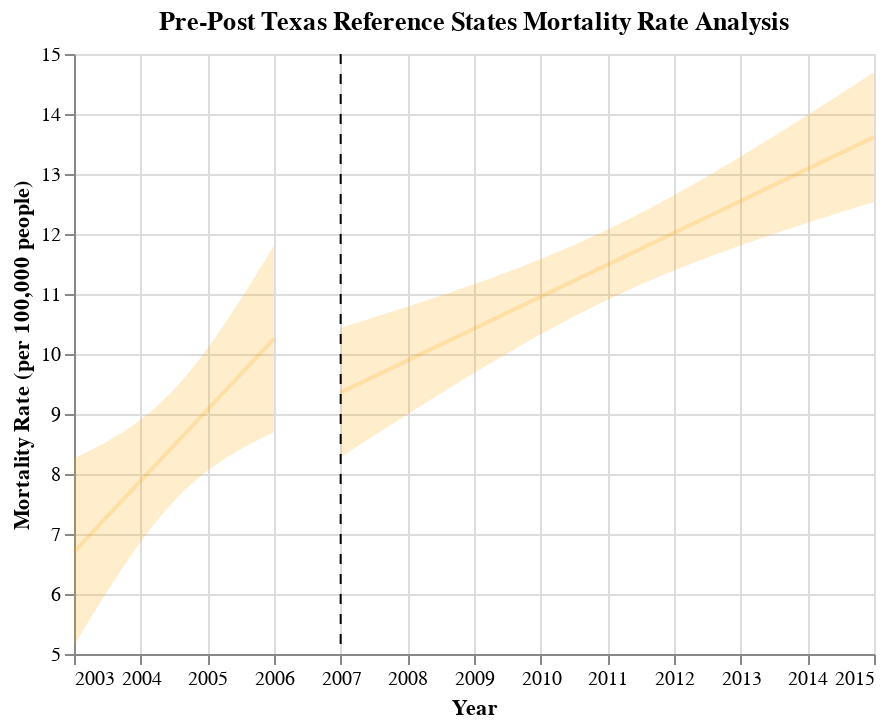

Notebook source saved alongside this figure:
### Code cell
## Generate Pre-Post Graphs for TX reference states
fit, reg_chart_pre_TX_ref = get_reg_fit_TX_ref(
    death_data_TX_ref_subset_grouped_pre, 
    yvar="average_deaths_state", 
    xvar="YEAR", 
    alpha=0.05
)

fit, reg_chart_post_TX_ref = get_reg_fit_TX_ref(
    death_data_TX_ref_subset_grouped_post, 
    yvar="average_deaths_state", 
    xvar="YEAR", 
    alpha=0.05
)

## Create line post-policy implementation
line_2007 = alt.Chart(pd.DataFrame({'x': [2007]})).mark_rule(strokeDash=[5, 5]).encode(x='x')

## Generate final pre-post graph for FL reference states
pre_post_TX_ref = reg_chart_pre_TX_ref + reg_chart_post_TX_ref + line_2007
pre_post_TX_ref.properties(title="Pre-Post Texas Reference States Mortality Rate Analysis")

### Figure 1 — Vega-Lite specification as saved in the notebook (floating-point values rounded to 4 significant figures)
{"config": {"view": {"continuousWidth": 400, "continuousHeight": 300}}, "layer": [{"mark": {"type": "errorband", "color": "orange", "opacity": 0.2}, "encoding": {"x": {"field": "YEAR", "type": "quantitative"}, "y": {"field": "ci_low", "title": "", "type": "quantitative"}, "y2": {"field": "ci_high"}}}, {"mark": {"type": "line", "color": "orange", "opacity": 0.2}, "encoding": {"x": {"axis": {"format": "T", "title": "Year"}, "field": "YEAR", "scale": {"zero": false}, "type": "quantitative"}, "y": {"field": "average_deaths_state", "scale": {"zero": false}, "title": "Mortality Rate (per 100,000 people)", "type": "quantitative"}}}, {"layer": [{"mark": {"type": "errorband", "color": "orange", "opacity": 0.2}, "encoding": {"x": {"field": "YEAR", "type": "quantitative"}, "y": {"field": "ci_low", "title": "", "type": "quantitative"}, "y2": {"field": "ci_high"}}}, {"mark": {"type": "line", "color": "orange", "opacity": 0.2}, "encoding": {"x": {"axis": {"format": "T", "title": "Year"}, "field": "YEAR", "scale": {"zero": false}, "type": "quantitative"}, "y": {"field": "average_deaths_state", "scale": {"zero": false}, "title": "Mortality Rate (per 100,000 people)", "type": "quantitative"}}}], "data": {"name": "data-1368726a1222fd650d62cae98baf074e"}}, {"data": {"name": "data-d625a43cca235c1e9ceabc0e922fc9ef"}, "mark": {"type": "rule", "strokeDash": [5, 5]}, "encoding": {"x": {"field": "x", "type": "quantitative"}}}], "data": {"name": "data-d8184859866a1306c938b3a790fddb9e"}, "title": "Pre-Post Texas Reference States Mortality Rate Analysis", "$schema": "https://vega.github.io/schema/vega-lite/v4.17.0.json", "datasets": {"data-d8184859866a1306c938b3a790fddb9e": [{"YEAR": 2003.0, "average_deaths_state": 6.703, "ci_low": 5.144, "ci_high": 8.262}, {"YEAR": 2003.0, "average_deaths_state": 6.738, "ci_low": 5.199, "ci_high": 8.277}, {"YEAR": 2003.0, "average_deaths_state": 6.774, "ci_low": 5.255, "ci_high": 8.293}, {"YEAR": 2003.0, "average_deaths_state": 6.809, "ci_low": 5.31, "ci_high": 8.309}, {"YEAR": 2003.0, "average_deaths_state": 6.845, "ci_low": 5.365, "ci_high": 8.325}, {"YEAR": 2003.0, "average_deaths_state": 6.88, "ci_low": 5.42, "ci_high": 8.341}, {"YEAR": 2003.0, "average_deaths_state": 6.916, "ci_low": 5.474, "ci_high": 8.357}, {"YEAR": 2003.0, "average_deaths_state": 6.951, "ci_low": 5.529, "ci_high": 8.374}, {"YEAR": 2003.0, "average_deaths_state": 6.987, "ci_low": 5.583, "ci_high": 8.39}, {"YEAR": 2003.0, "average_deaths_state": 7.022, "ci_low": 5.637, "ci_high": 8.407}, {"YEAR": 2003.0, "average_deaths_state": 7.058, "ci_low": 5.691, "ci_high": 8.424}, {"YEAR": 2003.0, "average_deaths_state": 7.093, "ci_low": 5.745, "ci_high": 8.442}, {"YEAR": 2003.0, "average_deaths_state": 7.129, "ci_low": 5.798, "ci_high": 8.459}, {"YEAR": 2003.0, "average_deaths_state": 7.164, "ci_low": 5.852, "ci_high": 8.477}, {"YEAR": 2003.0, "average_deaths_state": 7.2, "ci_low": 5.905, "ci_high": 8.495}, {"YEAR": 2003.0, "average_deaths_state": 7.235, "ci_low": 5.957, "ci_high": 8.513}, {"YEAR": 2003.0, "average_deaths_state": 7.271, "ci_low": 6.01, "ci_high": 8.532}, {"YEAR": 2004.0, "average_deaths_state": 7.307, "ci_low": 6.062, "ci_high": 8.551}, {"YEAR": 2004.0, "average_deaths_state": 7.342, "ci_low": 6.114, "ci_high": 8.57}, {"YEAR": 2004.0, "average_deaths_state": 7.378, "ci_low": 6.166, "ci_high": 8.589}, {"YEAR": 2004.0, "average_deaths_state": 7.413, "ci_low": 6.217, "ci_high": 8.609}, {"YEAR": 2004.0, "average_deaths_state": 7.449, "ci_low": 6.268, "ci_high": 8.629}, {"YEAR": 2004.0, "average_deaths_state": 7.484, "ci_low": 6.319, "ci_high": 8.649}, {"YEAR": 2004.0, "average_deaths_state": 7.52, "ci_low": 6.369, "ci_high": 8.67}, {"YEAR": 2004.0, "average_deaths_state": 7.555, "ci_low": 6.419, "ci_high": 8.691}, {"YEAR": 2004.0, "average_deaths_state": 7.591, "ci_low": 6.469, "ci_high": 8.712}, {"YEAR": 2004.0, "average_deaths_state": 7.626, "ci_low": 6.518, "ci_high": 8.734}, {"YEAR": 2004.0, "average_deaths_state": 7.662, "ci_low": 6.567, "ci_high": 8.756}, {"YEAR": 2004.0, "average_deaths_state": 7.697, "ci_low": 6.615, "ci_high": 8.779}, {"YEAR": 2004.0, "average_deaths_state": 7.733, "ci_low": 6.663, "ci_high": 8.802}, {"YEAR": 2004.0, "average_deaths_state": 7.768, "ci_low": 6.711, "ci_high": 8.826}, {"YEAR": 2004.0, "average_deaths_state": 7.804, "ci_low": 6.758, "ci_high": 8.849}, {"YEAR": 2004.0, "average_deaths_state": 7.839, "ci_low": 6.805, "ci_high": 8.874}, {"YEAR": 2004.0, "average_deaths_state": 7.875, "ci_low": 6.851, "ci_high": 8.899}, {"YEAR": 2004.0, "average_deaths_state": 7.91, "ci_low": 6.897, "ci_high": 8.924}, {"YEAR": 2004.0, "average_deaths_state": 7.946, "ci_low": 6.942, "ci_high": 8.95}, {"YEAR": 2004.0, "average_deaths_state": 7.981, "ci_low": 6.986, "ci_high": 8.977}, {"YEAR": 2004.0, "average_deaths_state": 8.017, "ci_low": 7.03, "ci_high": 9.004}, {"YEAR": 2004.0, "average_deaths_state": 8.052, "ci_low": 7.074, "ci_high": 9.031}, {"YEAR": 2004.0, "average_deaths_state": 8.088, "ci_low": 7.117, "ci_high": 9.059}, {"YEAR": 2004.0, "average_deaths_state": 8.123, "ci_low": 7.159, "ci_high": 9.088}, {"YEAR": 2004.0, "average_deaths_state": 8.159, "ci_low": 7.201, "ci_high": 9.117}, {"YEAR": 2004.0, "average_deaths_state": 8.194, "ci_low": 7.242, "ci_high": 9.147}, {"YEAR": 2004.0, "average_deaths_state": 8.23, "ci_low": 7.282, "ci_high": 9.178}, {"YEAR": 2004.0, "average_deaths_state": 8.266, "ci_low": 7.322, "ci_high": 9.209}, {"YEAR": 2004.0, "average_deaths_state": 8.301, "ci_low": 7.361, "ci_high": 9.241}, {"YEAR": 2004.0, "average_deaths_state": 8.337, "ci_low": 7.4, "ci_high": 9.274}, {"YEAR": 2004.0, "average_deaths_state": 8.372, "ci_low": 7.437, "ci_high": 9.307}, {"YEAR": 2004.0, "average_deaths_state": 8.408, "ci_low": 7.475, "ci_high": 9.341}, {"YEAR": 2004.0, "average_deaths_state": 8.443, "ci_low": 7.511, "ci_high": 9.375}, {"YEAR": 2004.0, "average_deaths_state": 8.479, "ci_low": 7.547, "ci_high": 9.41}, {"YEAR": 2005.0, "average_deaths_state": 8.514, "ci_low": 7.582, "ci_high": 9.446}, {"YEAR": 2005.0, "average_deaths_state": 8.55, "ci_low": 7.617, "ci_high": 9.483}, {"YEAR": 2005.0, "average_deaths_state": 8.585, "ci_low": 7.651, "ci_high": 9.52}, {"YEAR": 2005.0, "average_deaths_state": 8.621, "ci_low": 7.684, "ci_high": 9.558}, {"YEAR": 2005.0, "average_deaths_state": 8.656, "ci_low": 7.716, "ci_high": 9.596}, {"YEAR": 2005.0, "average_deaths_state": 8.692, "ci_low": 7.748, "ci_high": 9.635}, {"YEAR": 2005.0, "average_deaths_state": 8.727, "ci_low": 7.779, "ci_high": 9.675}, {"YEAR": 2005.0, "average_deaths_state": 8.763, "ci_low": 7.81, "ci_high": 9.716}, {"YEAR": 2005.0, "average_deaths_state": 8.798, "ci_low": 7.84, "ci_high": 9.757}, {"YEAR": 2005.0, "average_deaths_state": 8.834, "ci_low": 7.869, "ci_high": 9.798}, {"YEAR": 2005.0, "average_deaths_state": 8.869, "ci_low": 7.898, "ci_high": 9.841}, {"YEAR": 2005.0, "average_deaths_state": 8.905, "ci_low": 7.926, "ci_high": 9.884}, {"YEAR": 2005.0, "average_deaths_state": 8.94, "ci_low": 7.954, "ci_high": 9.927}, {"YEAR": 2005.0, "average_deaths_state": 8.976, "ci_low": 7.981, "ci_high": 9.971}, {"YEAR": 2005.0, "average_deaths_state": 9.011, "ci_low": 8.007, "ci_high": 10.02}, {"YEAR": 2005.0, "average_deaths_state": 9.047, "ci_low": 8.033, "ci_high": 10.06}, {"YEAR": 2005.0, "average_deaths_state": 9.082, "ci_low": 8.059, "ci_high": 10.11}, {"YEAR": 2005.0, "average_deaths_state": 9.118, "ci_low": 8.083, "ci_high": 10.15}, {"YEAR": 2005.0, "average_deaths_state": 9.154, "ci_low": 8.108, "ci_high": 10.2}, {"YEAR": 2005.0, "average_deaths_state": 9.189, "ci_low": 8.132, "ci_high": 10.25}, {"YEAR": 2005.0, "average_deaths_state": 9.225, "ci_low": 8.155, "ci_high": 10.29}, {"YEAR": 2005.0, "average_deaths_state": 9.26, "ci_low": 8.178, "ci_high": 10.34}, {"YEAR": 2005.0, "average_deaths_state": 9.296, "ci_low": 8.201, "ci_high": 10.39}, {"YEAR": 2005.0, "average_deaths_state": 9.331, "ci_low": 8.223, "ci_high": 10.44}, {"YEAR": 2005.0, "average_deaths_state": 9.367, "ci_low": 8.245, "ci_high": 10.49}, {"YEAR": 2005.0, "average_deaths_state": 9.402, "ci_low": 8.266, "ci_high": 10.54}, {"YEAR": 2005.0, "average_deaths_state": 9.438, "ci_low": 8.287, "ci_high": 10.59}, {"YEAR": 2005.0, "average_deaths_state": 9.473, "ci_low": 8.308, "ci_high": 10.64}, {"YEAR": 2005.0, "average_deaths_state": 9.509, "ci_low": 8.328, "ci_high": 10.69}, {"YEAR": 2005.0, "average_deaths_state": 9.544, "ci_low": 8.348, "ci_high": 10.74}, {"YEAR": 2005.0, "average_deaths_state": 9.58, "ci_low": 8.368, "ci_high": 10.79}, {"YEAR": 2005.0, "average_deaths_state": 9.615, "ci_low": 8.387, "ci_high": 10.84}, {"YEAR": 2005.0, "average_deaths_state": 9.651, "ci_low": 8.406, "ci_high": 10.9}, {"YEAR": 2006.0, "average_deaths_state": 9.686, "ci_low": 8.425, "ci_high": 10.95}, {"YEAR": 2006.0, "average_deaths_state": 9.722, "ci_low": 8.444, "ci_high": 11.0}, {"YEAR": 2006.0, "average_deaths_state": 9.757, "ci_low": 8.462, "ci_high": 11.05}, {"YEAR": 2006.0, "average_deaths_state": 9.793, "ci_low": 8.48, "ci_high": 11.11}, {"YEAR": 2006.0, "average_deaths_state": 9.828, "ci_low": 8.498, "ci_high": 11.16}, {"YEAR": 2006.0, "average_deaths_state": 9.864, "ci_low": 8.515, "ci_high": 11.21}, {"YEAR": 2006.0, "average_deaths_state": 9.899, "ci_low": 8.533, "ci_high": 11.27}, {"YEAR": 2006.0, "average_deaths_state": 9.935, "ci_low": 8.55, "ci_high": 11.32}, {"YEAR": 2006.0, "average_deaths_state": 9.97, "ci_low": 8.567, "ci_high": 11.37}, {"YEAR": 2006.0, "average_deaths_state": 10.01, "ci_low": 8.584, "ci_high": 11.43}, {"YEAR": 2006.0, "average_deaths_state": 10.04, "ci_low": 8.6, "ci_high": 11.48}, {"YEAR": 2006.0, "average_deaths_state": 10.08, "ci_low": 8.616, "ci_high": 11.54}, {"YEAR": 2006.0, "average_deaths_state": 10.11, "ci_low": 8.633, "ci_high": 11.59}, {"YEAR": 2006.0, "average_deaths_state": 10.15, "ci_low": 8.649, "ci_high": 11.65}, {"YEAR": 2006.0, "average_deaths_state": 10.18, "ci_low": 8.665, "ci_high": 11.7}, {"YEAR": 2006.0, "average_deaths_state": 10.22, "ci_low": 8.68, "ci_high": 11.76}, {"YEAR": 2006.0, "average_deaths_state": 10.25, "ci_low": 8.696, "ci_high": 11.81}], "data-1368726a1222fd650d62cae98baf074e": [{"YEAR": 2007.0, "average_deaths_state": 9.359, "ci_low": 8.279, "ci_high": 10.44}, {"YEAR": 2007.0, "average_deaths_state": 9.401, "ci_low": 8.337, "ci_high": 10.47}, {"YEAR": 2007.0, "average_deaths_state": 9.444, "ci_low": 8.395, "ci_high": 10.49}, {"YEAR": 2007.0, "average_deaths_state": 9.486, "ci_low": 8.452, "ci_high": 10.52}, {"YEAR": 2007.0, "average_deaths_state": 9.529, "ci_low": 8.51, "ci_high": 10.55}, {"YEAR": 2007.0, "average_deaths_state": 9.572, "ci_low": 8.567, "ci_high": 10.58}, {"YEAR": 2007.0, "average_deaths_state": 9.614, "ci_low": 8.624, "ci_high": 10.6}, {"YEAR": 2008.0, "average_deaths_state": 9.657, "ci_low": 8.681, "ci_high": 10.63}, {"YEAR": 2008.0, "average_deaths_state": 9.699, "ci_low": 8.738, "ci_high": 10.66}, {"YEAR": 2008.0, "average_deaths_state": 9.742, "ci_low": 8.795, "ci_high": 10.69}, {"YEAR": 2008.0, "average_deaths_state": 9.784, "ci_low": 8.852, "ci_high": 10.72}, {"YEAR": 2008.0, "average_deaths_state": 9.827, "ci_low": 8.909, "ci_high": 10.75}, {"YEAR": 2008.0, "average_deaths_state": 9.87, "ci_low": 8.965, "ci_high": 10.77}, {"YEAR": 2008.0, "average_deaths_state": 9.912, "ci_low": 9.021, "ci_high": 10.8}, {"YEAR": 2008.0, "average_deaths_state": 9.955, "ci_low": 9.077, "ci_high": 10.83}, {"YEAR": 2008.0, "average_deaths_state": 9.997, "ci_low": 9.133, "ci_high": 10.86}, {"YEAR": 2008.0, "average_deaths_state": 10.04, "ci_low": 9.189, "ci_high": 10.89}, {"YEAR": 2008.0, "average_deaths_state": 10.08, "ci_low": 9.245, "ci_high": 10.92}, {"YEAR": 2008.0, "average_deaths_state": 10.12, "ci_low": 9.3, "ci_high": 10.95}, {"YEAR": 2009.0, "average_deaths_state": 10.17, "ci_low": 9.356, "ci_high": 10.98}, {"YEAR": 2009.0, "average_deaths_state": 10.21, "ci_low": 9.411, "ci_high": 11.01}, {"YEAR": 2009.0, "average_deaths_state": 10.25, "ci_low": 9.465, "ci_high": 11.04}, {"YEAR": 2009.0, "average_deaths_state": 10.3, "ci_low": 9.52, "ci_high": 11.07}, {"YEAR": 2009.0, "average_deaths_state": 10.34, "ci_low": 9.574, "ci_high": 11.1}, {"YEAR": 2009.0, "average_deaths_state": 10.38, "ci_low": 9.628, "ci_high": 11.13}, {"YEAR": 2009.0, "average_deaths_state": 10.42, "ci_low": 9.682, "ci_high": 11.16}, {"YEAR": 2009.0, "average_deaths_state": 10.47, "ci_low": 9.736, "ci_high": 11.2}, {"YEAR": 2009.0, "average_deaths_state": 10.51, "ci_low": 9.789, "ci_high": 11.23}, {"YEAR": 2009.0, "average_deaths_state": 10.55, "ci_low": 9.842, "ci_high": 11.26}, {"YEAR": 2009.0, "average_deaths_state": 10.59, "ci_low": 9.894, "ci_high": 11.29}, {"YEAR": 2009.0, "average_deaths_state": 10.64, "ci_low": 9.947, "ci_high": 11.32}, {"YEAR": 2009.0, "average_deaths_state": 10.68, "ci_low": 9.999, "ci_high": 11.36}, {"YEAR": 2010.0, "average_deaths_state": 10.72, "ci_low": 10.05, "ci_high": 11.39}, {"YEAR": 2010.0, "average_deaths_state": 10.76, "ci_low": 10.1, "ci_high": 11.43}, {"YEAR": 2010.0, "average_deaths_state": 10.81, "ci_low": 10.15, "ci_high": 11.46}, {"YEAR": 2010.0, "average_deaths_state": 10.85, "ci_low": 10.2, "ci_high": 11.49}, {"YEAR": 2010.0, "average_deaths_state": 10.89, "ci_low": 10.25, "ci_high": 11.53}, {"YEAR": 2010.0, "average_deaths_state": 10.93, "ci_low": 10.3, "ci_high": 11.56}, {"YEAR": 2010.0, "average_deaths_state": 10.98, "ci_low": 10.35, "ci_high": 11.6}, {"YEAR": 2010.0, "average_deaths_state": 11.02, "ci_low": 10.4, "ci_high": 11.64}, {"YEAR": 2010.0, "average_deaths_state": 11.06, "ci_low": 10.45, "ci_high": 11.67}, {"YEAR": 2010.0, "average_deaths_state": 11.1, "ci_low": 10.5, "ci_high": 11.71}, {"YEAR": 2010.0, "average_deaths_state": 11.15, "ci_low": 10.54, "ci_high": 11.75}, {"YEAR": 2010.0, "average_deaths_state": 11.19, "ci_low": 10.59, "ci_high": 11.79}, {"YEAR": 2011.0, "average_deaths_state": 11.23, "ci_low": 10.64, "ci_high": 11.83}, {"YEAR": 2011.0, "average_deaths_state": 11.27, "ci_low": 10.68, "ci_high": 11.87}, {"YEAR": 2011.0, "average_deaths_state": 11.32, "ci_low": 10.73, "ci_high": 11.91}, {"YEAR": 2011.0, "average_deaths_state": 11.36, "ci_low": 10.77, "ci_high": 11.95}, {"YEAR": 2011.0, "average_deaths_state": 11.4, "ci_low": 10.82, "ci_high": 11.99}, {"YEAR": 2011.0, "average_deaths_state": 11.44, "ci_low": 10.86, "ci_high": 12.03}, {"YEAR": 2011.0, "average_deaths_state": 11.49, "ci_low": 10.9, "ci_high": 12.07}, {"YEAR": 2011.0, "average_deaths_state": 11.53, "ci_low": 10.94, "ci_high": 12.12}, {"YEAR": 2011.0, "average_deaths_state": 11.57, "ci_low": 10.99, "ci_high": 12.16}, {"YEAR": 2011.0, "average_deaths_state": 11.61, "ci_low": 11.03, "ci_high": 12.2}, {"YEAR": 2011.0, "average_deaths_state": 11.66, "ci_low": 11.07, "ci_high": 12.25}, {"YEAR": 2011.0, "average_deaths_state": 11.7, "ci_low": 11.11, "ci_high": 12.29}, {"YEAR": 2011.0, "average_deaths_state": 11.74, "ci_low": 11.15, "ci_high": 12.34}, {"YEAR": 2012.0, "average_deaths_state": 11.78, "ci_low": 11.19, "ci_high": 12.38}, {"YEAR": 2012.0, "average_deaths_state": 11.83, "ci_low": 11.22, "ci_high": 12.43}, {"YEAR": 2012.0, "average_deaths_state": 11.87, "ci_low": 11.26, "ci_high": 12.48}, {"YEAR": 2012.0, "average_deaths_state": 11.91, "ci_low": 11.3, "ci_high": 12.53}, {"YEAR": 2012.0, "average_deaths_state": 11.96, "ci_low": 11.34, "ci_high": 12.57}, {"YEAR": 2012.0, "average_deaths_state": 12.0, "ci_low": 11.37, "ci_high": 12.62}, {"YEAR": 2012.0, "average_deaths_state": 12.04, "ci_low": 11.41, "ci_high": 12.67}, {"YEAR": 2012.0, "average_deaths_state": 12.08, "ci_low": 11.44, "ci_high": 12.72}, {"YEAR": 2012.0, "average_deaths_state": 12.13, "ci_low": 11.48, "ci_high": 12.77}, {"YEAR": 2012.0, "average_deaths_state": 12.17, "ci_low": 11.51, "ci_high": 12.82}, {"YEAR": 2012.0, "average_deaths_state": 12.21, "ci_low": 11.55, "ci_high": 12.87}, {"YEAR": 2012.0, "average_deaths_state": 12.25, "ci_low": 11.58, "ci_high": 12.92}, {"YEAR": 2013.0, "average_deaths_state": 12.3, "ci_low": 11.62, "ci_high": 12.97}, {"YEAR": 2013.0, "average_deaths_state": 12.34, "ci_low": 11.65, "ci_high": 13.03}, {"YEAR": 2013.0, "average_deaths_state": 12.38, "ci_low": 11.68, "ci_high": 13.08}, {"YEAR": 2013.0, "average_deaths_state": 12.42, "ci_low": 11.71, "ci_high": 13.13}, {"YEAR": 2013.0, "average_deaths_state": 12.47, "ci_low": 11.75, "ci_high": 13.18}, {"YEAR": 2013.0, "average_deaths_state": 12.51, "ci_low": 11.78, "ci_high": 13.24}, {"YEAR": 2013.0, "average_deaths_state": 12.55, "ci_low": 11.81, "ci_high": 13.29}, {"YEAR": 2013.0, "average_deaths_state": 12.59, "ci_low": 11.84, "ci_high": 13.35}, {"YEAR": 2013.0, "average_deaths_state": 12.64, "ci_low": 11.87, "ci_high": 13.4}, {"YEAR": 2013.0, "average_deaths_state": 12.68, "ci_low": 11.9, "ci_high": 13.45}, {"YEAR": 2013.0, "average_deaths_state": 12.72, "ci_low": 11.93, "ci_high": 13.51}, {"YEAR": 2013.0, "average_deaths_state": 12.76, "ci_low": 11.96, "ci_high": 13.56}, {"YEAR": 2013.0, "average_deaths_state": 12.81, "ci_low": 11.99, "ci_high": 13.62}, {"YEAR": 2014.0, "average_deaths_state": 12.85, "ci_low": 12.02, "ci_high": 13.67}, {"YEAR": 2014.0, "average_deaths_state": 12.89, "ci_low": 12.05, "ci_high": 13.73}, {"YEAR": 2014.0, "average_deaths_state": 12.93, "ci_low": 12.08, "ci_high": 13.78}, {"YEAR": 2014.0, "average_deaths_state": 12.98, "ci_low": 12.11, "ci_high": 13.84}, {"YEAR": 2014.0, "average_deaths_state": 13.02, "ci_low": 12.14, "ci_high": 13.9}, {"YEAR": 2014.0, "average_deaths_state": 13.06, "ci_low": 12.17, "ci_high": 13.95}, {"YEAR": 2014.0, "average_deaths_state": 13.1, "ci_low": 12.2, "ci_high": 14.01}, {"YEAR": 2014.0, "average_deaths_state": 13.15, "ci_low": 12.23, "ci_high": 14.07}, {"YEAR": 2014.0, "average_deaths_state": 13.19, "ci_low": 12.26, "ci_high": 14.12}, {"YEAR": 2014.0, "average_deaths_state": 13.23, "ci_low": 12.29, "ci_high": 14.18}, {"YEAR": 2014.0, "average_deaths_state": 13.27, "ci_low": 12.31, "ci_high": 14.24}, {"YEAR": 2014.0, "average_deaths_state": 13.32, "ci_low": 12.34, "ci_high": 14.29}, {"YEAR": 2015.0, "average_deaths_state": 13.36, "ci_low": 12.37, "ci_high": 14.35}, {"YEAR": 2015.0, "average_deaths_state": 13.4, "ci_low": 12.4, "ci_high": 14.41}, {"YEAR": 2015.0, "average_deaths_state": 13.44, "ci_low": 12.43, "ci_high": 14.46}, {"YEAR": 2015.0, "average_deaths_state": 13.49, "ci_low": 12.45, "ci_high": 14.52}, {"YEAR": 2015.0, "average_deaths_state": 13.53, "ci_low": 12.48, "ci_high": 14.58}, {"YEAR": 2015.0, "average_deaths_state": 13.57, "ci_low": 12.51, "ci_high": 14.64}, {"YEAR": 2015.0, "average_deaths_state": 13.61, "ci_low": 12.54, "ci_high": 14.69}], "data-d625a43cca235c1e9ceabc0e922fc9ef": [{"x": 2007}]}}
